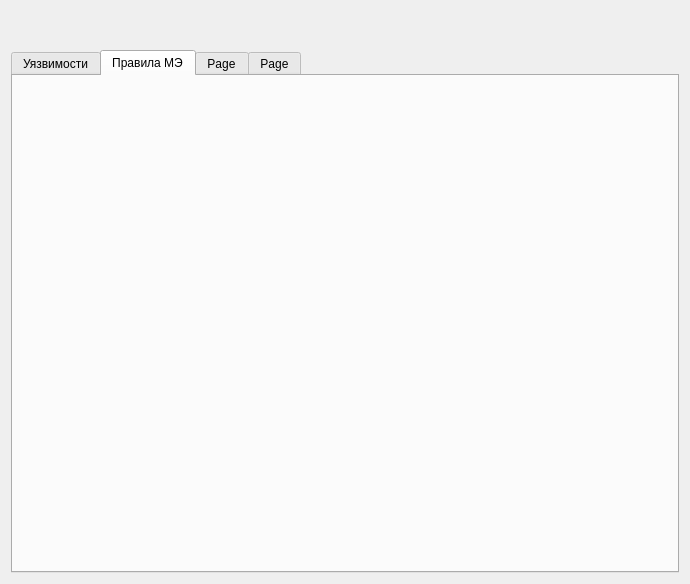
<?xml version="1.0" encoding="UTF-8"?>
<ui version="4.0">
 <class>FormMain</class>
 <widget class="QWidget" name="FormMain">
  <property name="geometry">
   <rect>
    <x>0</x>
    <y>0</y>
    <width>690</width>
    <height>584</height>
   </rect>
  </property>
  <property name="windowTitle">
   <string>Form</string>
  </property>
  <layout class="QVBoxLayout" name="verticalLayout_2">
   <property name="topMargin">
    <number>50</number>
   </property>
   <item>
    <widget class="QTabWidget" name="tabWidget">
     <property name="styleSheet">
      <string notr="true"/>
     </property>
     <property name="currentIndex">
      <number>1</number>
     </property>
     <widget class="QWidget" name="val">
      <attribute name="title">
       <string>Уязвимости</string>
      </attribute>
      <layout class="QVBoxLayout" name="verticalLayout">
       <item>
        <layout class="QHBoxLayout" name="horizontalLayout" stretch="2,5">
         <property name="spacing">
          <number>7</number>
         </property>
         <property name="leftMargin">
          <number>0</number>
         </property>
         <property name="topMargin">
          <number>0</number>
         </property>
         <property name="bottomMargin">
          <number>0</number>
         </property>
         <item>
          <widget class="QTreeView" name="treeViewVul"/>
         </item>
         <item>
          <widget class="QTextEdit" name="textEdit">
           <property name="readOnly">
            <bool>true</bool>
           </property>
          </widget>
         </item>
        </layout>
       </item>
       <item>
        <layout class="QHBoxLayout" name="horizontalLayout_2">
         <item>
          <widget class="QPushButton" name="groupVal">
           <property name="enabled">
            <bool>false</bool>
           </property>
           <property name="text">
            <string>Группировать узлы</string>
           </property>
          </widget>
         </item>
         <item>
          <widget class="QPushButton" name="openVul">
           <property name="text">
            <string>Открыть отчёт сканера</string>
           </property>
          </widget>
         </item>
         <item>
          <spacer name="horizontalSpacer">
           <property name="orientation">
            <enum>Qt::Horizontal</enum>
           </property>
           <property name="sizeHint" stdset="0">
            <size>
             <width>30</width>
             <height>20</height>
            </size>
           </property>
          </spacer>
         </item>
         <item>
          <widget class="QPushButton" name="saveTextEdit">
           <property name="text">
            <string>Сохранить</string>
           </property>
          </widget>
         </item>
         <item>
          <widget class="QPushButton" name="cancelTextEdit">
           <property name="text">
            <string>Отмена</string>
           </property>
          </widget>
         </item>
         <item>
          <widget class="QPushButton" name="editTextEdit">
           <property name="enabled">
            <bool>false</bool>
           </property>
           <property name="text">
            <string>Редактировать</string>
           </property>
          </widget>
         </item>
        </layout>
       </item>
      </layout>
     </widget>
     <widget class="QWidget" name="firewall">
      <attribute name="title">
       <string>Правила МЭ</string>
      </attribute>
     </widget>
     <widget class="QWidget" name="tab_3">
      <attribute name="title">
       <string>Page</string>
      </attribute>
      <widget class="QWidget" name="widget" native="true">
       <property name="geometry">
        <rect>
         <x>30</x>
         <y>30</y>
         <width>571</width>
         <height>431</height>
        </rect>
       </property>
       <property name="styleSheet">
        <string notr="true">font: 75 8pt &quot;MS Shell Dlg 2&quot;;</string>
       </property>
      </widget>
     </widget>
     <widget class="QWidget" name="tab_4">
      <attribute name="title">
       <string>Page</string>
      </attribute>
      <widget class="QFrame" name="frame">
       <property name="geometry">
        <rect>
         <x>50</x>
         <y>40</y>
         <width>571</width>
         <height>431</height>
        </rect>
       </property>
       <property name="styleSheet">
        <string notr="true">background-color: rgb(255, 255, 255);</string>
       </property>
       <property name="frameShape">
        <enum>QFrame::StyledPanel</enum>
       </property>
       <property name="frameShadow">
        <enum>QFrame::Raised</enum>
       </property>
       <widget class="QLabel" name="shortDescription_4">
        <property name="geometry">
         <rect>
          <x>60</x>
          <y>80</y>
          <width>287</width>
          <height>13</height>
         </rect>
        </property>
        <property name="text">
         <string>Краткое описание:</string>
        </property>
       </widget>
       <widget class="QLabel" name="description_4">
        <property name="geometry">
         <rect>
          <x>70</x>
          <y>130</y>
          <width>287</width>
          <height>13</height>
         </rect>
        </property>
        <property name="text">
         <string>Описание</string>
        </property>
       </widget>
       <widget class="QLabel" name="nameVul_4">
        <property name="geometry">
         <rect>
          <x>30</x>
          <y>10</y>
          <width>287</width>
          <height>13</height>
         </rect>
        </property>
        <property name="text">
         <string>Название уязвимости</string>
        </property>
       </widget>
       <widget class="QLabel" name="cvss2_4">
        <property name="geometry">
         <rect>
          <x>90</x>
          <y>250</y>
          <width>287</width>
          <height>13</height>
         </rect>
        </property>
        <property name="text">
         <string>cvss2</string>
        </property>
       </widget>
       <widget class="QLabel" name="cvss3_4">
        <property name="geometry">
         <rect>
          <x>90</x>
          <y>300</y>
          <width>287</width>
          <height>13</height>
         </rect>
        </property>
        <property name="text">
         <string>cvss3</string>
        </property>
       </widget>
       <widget class="QLabel" name="solution_4">
        <property name="geometry">
         <rect>
          <x>80</x>
          <y>190</y>
          <width>287</width>
          <height>13</height>
         </rect>
        </property>
        <property name="text">
         <string>Решение</string>
        </property>
       </widget>
       <widget class="QTextEdit" name="textEdit_2">
        <property name="geometry">
         <rect>
          <x>60</x>
          <y>30</y>
          <width>211</width>
          <height>31</height>
         </rect>
        </property>
       </widget>
      </widget>
     </widget>
    </widget>
   </item>
  </layout>
 </widget>
 <resources/>
 <connections/>
</ui>
